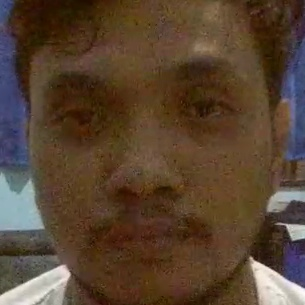
#> input picture faces_data/people.1.1.jpg, 305 x 305 px; its folder holds 4 pictures in this run
$ python 'train face.py'
#> lines starting #> are read from the running program, lines starting #| are printed output that depends on the picture
import cv2
import os
from matplotlib import image
import numpy as np

recognizer = cv2.face.LBPHFaceRecognizer_create()

images = os.listdir('faces_data')

image_arrays = []
image_ids = []

for image_path in images:
    splitted_path = image_path.split('.')
    print(splitted_path)
    image_id = int(splitted_path[1])

    image = cv2.imread(os.path.join('faces_data', image_path))
#> image is the input picture: shape (305, 305, 3); mean B, G, R 49.6, 67.9, 88.3
    image = cv2.cvtColor(image, cv2.COLOR_BGR2GRAY)
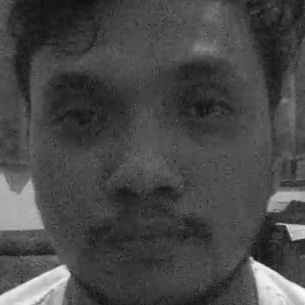
#> image: shape (305, 305); min 15, max 253, mean 71.9

    image_array = np.array(image, 'uint8')

    image_arrays.append(image_array)
    image_ids.append(image_id)
#> pass 2 of the loop `for image_path in images:`:
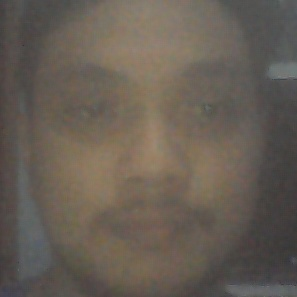
#> input picture faces_data/people.1.2.jpg, 297 x 297 px
#> image is the input picture: shape (297, 297, 3); mean B, G, R 84.5, 94.2, 103.2
#> `image = cv2.cvtColor(image, cv2.COLOR_BGR2GRAY)`:
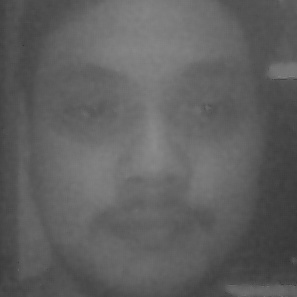
#> image: shape (297, 297); min 52, max 139, mean 95.8
#> pass 3 of the loop `for image_path in images:`:
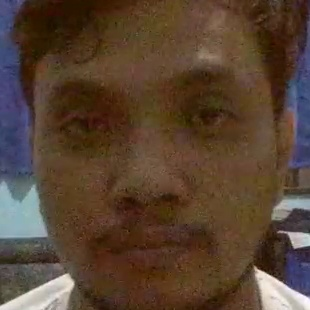
#> input picture faces_data/people.1.3.jpg, 310 x 310 px
#> image is the input picture: shape (310, 310, 3); mean B, G, R 50.6, 66.9, 87.6
#> `image = cv2.cvtColor(image, cv2.COLOR_BGR2GRAY)`:
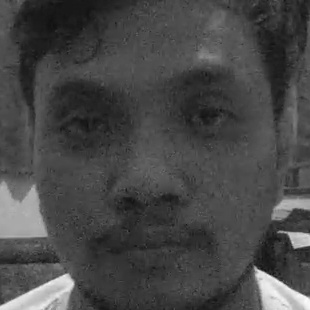
#> image: shape (310, 310); min 16, max 252, mean 71.2
#> the loop made 4 passes; the first 3 are shown

recognizer.train(image_arrays, np.array(image_ids))
recognizer.save('recognizer/faces_data.yml')
print('[INFO] TRAINING SUCCESSFULL!!')
